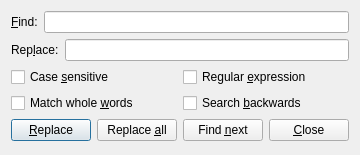
<?xml version="1.0" encoding="UTF-8"?>
<ui version="4.0">
 <class>SearchDialog</class>
 <widget class="QDialog" name="SearchDialog">
  <property name="geometry">
   <rect>
    <x>0</x>
    <y>0</y>
    <width>360</width>
    <height>155</height>
   </rect>
  </property>
  <property name="sizePolicy">
   <sizepolicy hsizetype="Preferred" vsizetype="Maximum">
    <horstretch>0</horstretch>
    <verstretch>0</verstretch>
   </sizepolicy>
  </property>
  <property name="windowTitle">
   <string>Search and replace</string>
  </property>
  <property name="sizeGripEnabled">
   <bool>false</bool>
  </property>
  <property name="modal">
   <bool>false</bool>
  </property>
  <layout class="QVBoxLayout" name="verticalLayout">
   <item>
    <layout class="QHBoxLayout" name="findLayout">
     <item>
      <widget class="QLabel" name="findLabel">
       <property name="text">
        <string>&amp;Find:</string>
       </property>
       <property name="buddy">
        <cstring>findEdit</cstring>
       </property>
      </widget>
     </item>
     <item>
      <widget class="QLineEdit" name="findEdit"/>
     </item>
    </layout>
   </item>
   <item>
    <layout class="QHBoxLayout" name="replaceLayout">
     <item>
      <widget class="QLabel" name="replaceLabel">
       <property name="text">
        <string>Rep&amp;lace:</string>
       </property>
       <property name="buddy">
        <cstring>replaceEdit</cstring>
       </property>
      </widget>
     </item>
     <item>
      <widget class="QLineEdit" name="replaceEdit"/>
     </item>
    </layout>
   </item>
   <item>
    <layout class="QGridLayout" name="optionsLayout">
     <item row="0" column="0">
      <widget class="QCheckBox" name="caseBox">
       <property name="text">
        <string>Case &amp;sensitive</string>
       </property>
      </widget>
     </item>
     <item row="0" column="1">
      <widget class="QCheckBox" name="regularBox">
       <property name="text">
        <string>Regular &amp;expression</string>
       </property>
      </widget>
     </item>
     <item row="1" column="0">
      <widget class="QCheckBox" name="wordsBox">
       <property name="text">
        <string>Match whole &amp;words</string>
       </property>
      </widget>
     </item>
     <item row="1" column="1">
      <widget class="QCheckBox" name="backwardsBox">
       <property name="text">
        <string>Search &amp;backwards</string>
       </property>
      </widget>
     </item>
    </layout>
   </item>
   <item>
    <layout class="QHBoxLayout" name="controlLayout">
     <item>
      <spacer name="horizontalSpacer">
       <property name="orientation">
        <enum>Qt::Horizontal</enum>
       </property>
       <property name="sizeHint" stdset="0">
        <size>
         <width>40</width>
         <height>20</height>
        </size>
       </property>
      </spacer>
     </item>
     <item>
      <widget class="QPushButton" name="replaceButton">
       <property name="text">
        <string>&amp;Replace</string>
       </property>
      </widget>
     </item>
     <item>
      <widget class="QPushButton" name="replaceAllButton">
       <property name="text">
        <string>Replace &amp;all</string>
       </property>
      </widget>
     </item>
     <item>
      <widget class="QPushButton" name="nextButton">
       <property name="text">
        <string>Find &amp;next</string>
       </property>
      </widget>
     </item>
     <item>
      <widget class="QPushButton" name="closeButton">
       <property name="text">
        <string>&amp;Close</string>
       </property>
      </widget>
     </item>
    </layout>
   </item>
  </layout>
 </widget>
 <resources/>
 <connections/>
</ui>
